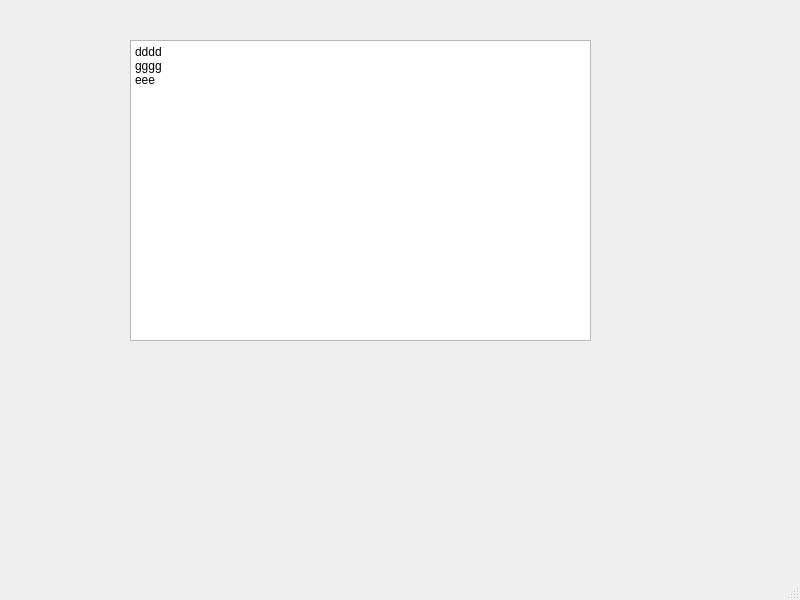
<?xml version="1.0" encoding="UTF-8"?>
<ui version="4.0">
 <class>MainWindow</class>
 <widget class="QMainWindow" name="MainWindow">
  <property name="geometry">
   <rect>
    <x>0</x>
    <y>0</y>
    <width>800</width>
    <height>600</height>
   </rect>
  </property>
  <property name="windowTitle">
   <string>MainWindow</string>
  </property>
  <widget class="QWidget" name="centralwidget">
   <widget class="QPlainTextEdit" name="plainTextEdit">
    <property name="geometry">
     <rect>
      <x>130</x>
      <y>40</y>
      <width>461</width>
      <height>301</height>
     </rect>
    </property>
    <property name="plainText">
     <string>dddd
gggg
eee</string>
    </property>
   </widget>
  </widget>
  <widget class="QMenuBar" name="menubar">
   <property name="geometry">
    <rect>
     <x>0</x>
     <y>0</y>
     <width>800</width>
     <height>21</height>
    </rect>
   </property>
  </widget>
  <widget class="QStatusBar" name="statusbar"/>
 </widget>
 <resources/>
 <connections/>
</ui>
